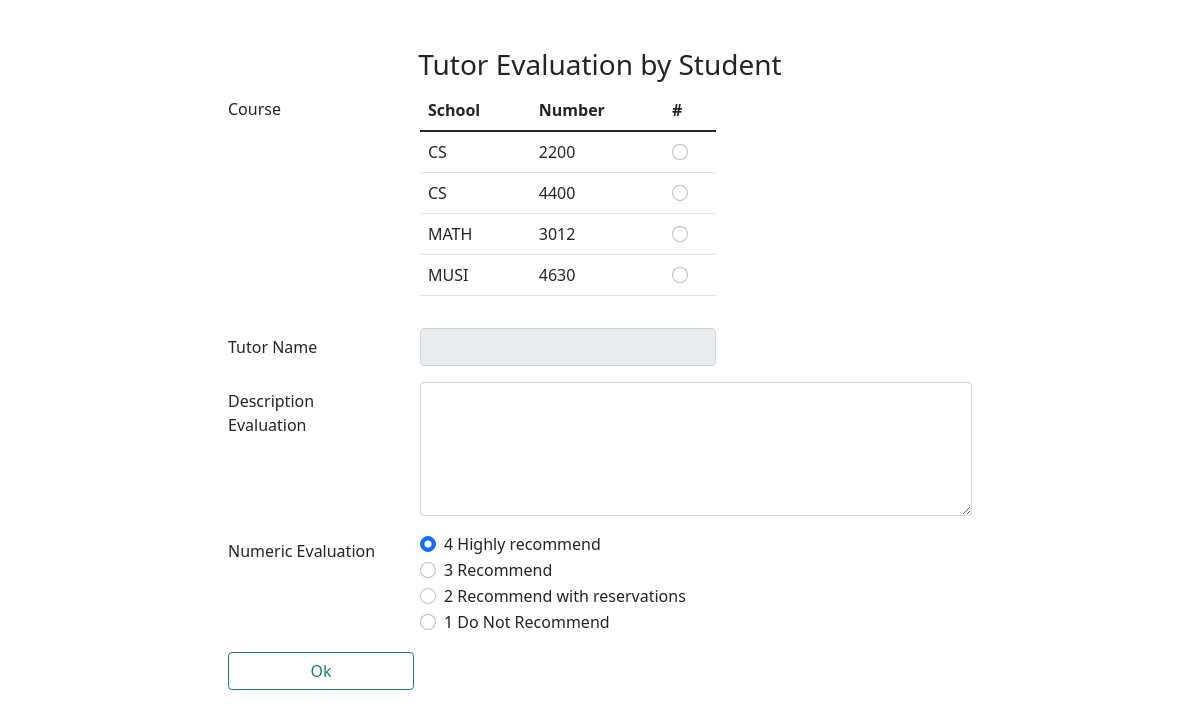
Screenshot of /mytutors/student_recommendation.php (signed in) with the database file from the repository.
### tables this page shows
CREATE TABLE `courses` (
  `Number` int(11) NOT NULL,
  `School` text NOT NULL
);

### mytutors/student_recommendation.php (the view, shortened to what this page needs)
<?php
    $my_courses = [];
    try {
        $DATABASE_HOST = 'localhost';
        $DATABASE_USER = 'root';
        $DATABASE_PASS = 'root';
        $DATABASE_NAME = 'mytutors';
        $con = new PDO("mysql:host=$DATABASE_HOST;dbname=$DATABASE_NAME", $DATABASE_USER, $DATABASE_PASS);
        $con->setAttribute(PDO::ATTR_ERRMODE, PDO::ERRMODE_EXCEPTION);
         $stmt = $con->prepare("select `courses`.`Number`, `courses`.`School`, `tutors`.`FirstName`, `tutors`.`LastName`, `tutors`.`UserName` from `schedules` inner join `Courses` on `schedules`.`Course` = `Courses`.`Number` inner join `Users` as `tutors`  on `schedules`.`Tutor` = `tutors`.`Username`  WHERE Student =:UserName");
         $stmt->bindParam(':UserName', $UserName);
         $stmt->execute();
         $my_courses = $stmt->fetchAll(PDO::FETCH_ASSOC);
      } catch(PDOException $e) {
        echo "Database connection error: " . $e->getMessage();
      }
?>
<!DOCTYPE html>
<html lang="en">
<head>
    <link rel="stylesheet" href="https://cdn.jsdelivr.net/npm/bootstrap@5.1.3/dist/css/bootstrap.min.css">
</head>
<body>
<div class="row">
    <div class="col px-5 ">
        <h3 class="text-center mt-5">Tutor Evaluation by Student</h3>
    <form method="Post" action="add_student_recommendation.php">
        <div class="row">
            <div class="col-8 offset-2">
                <div class="mb-3 row">
                    <label for="staticEmail" class="col-sm-3 col-form-label">Course</label>
                    <div class="col-sm-5">
                        <table class="table">
                            <thead>
                                <tr>
                                    <th scope="col">School</th>
                                    <th scope="col">Number</th>
                                    <th scope="col">#</th>
                                </tr>
                            </thead>
                            <tbody>
                            <?php foreach ($my_courses as $key => $course) {
                                ?>
                                <tr>
                                    <td><?php echo $course['School']; ?></td>
                                    <td><?php echo $course['Number']; ?></td>
                                    <td>
                                    <div>
                                        <input class="form-check-input course-radio" onchange="changeCourse(this)" <?php if(isset($_POST['Course']) && $_POST['Course']==$course['Number'] ) echo "checked"; ?> type="radio" name="Course" value="<?php echo $course['Number']; ?>" data-tutor="<?php echo $course['UserName']; ?>" data-tutor_name="<?php echo $course['FirstName'].' '.$course['LastName']; ?>">
                                    </div>
                                    </td>
                                </tr>
                                <?php
                                }
                                ?>
                            </tbody>
                        </table>
                    </div>
                </div>
            </div>
        </div>
        <div class="row">
            <div class="col-8 offset-2">
                <div class="mb-3 row">
                    <label for="staticEmail" class="col-sm-3 col-form-label">Tutor Name</label>
                    <div class="col-sm-5">
                        <input class="form-control" name="Name" id="Name" disabled  value="">
                    </div>
                </div>
            </div>
        </div>
        <div class="row">
            <div class="col-8 offset-2">
                <div class="mb-3 row">
                    <label for="Description" class="col-sm-3 col-form-label">Description Evaluation</label>
                    <div class="col-sm-9">
                       <textarea class="form-control" name="Description" id="Description" rows="5"></textarea>
                    </div>
                </div>
            </div>
        </div>
        <div class="row">
            <div class="col-8 offset-2">
                <div class="mb-3 row">
                    <label for="Description" class="col-sm-3 col-form-label">Numeric Evaluation</label>
                    <div class="col-sm-9">
                        <div class="form-check">
                            <input class="form-check-input" type="radio" name="Evaluation" id="exampleRadios1" value="4" checked>
                            <label class="form-check-label" for="exampleRadios1">
                                4 Highly recommend
                            </label>
                        </div>
                        <div class="form-check">
                            <input class="form-check-input" type="radio" name="Evaluation" id="exampleRadios2" value="3">
                            <label class="form-check-label" for="exampleRadios2">
                                3 Recommend
                            </label>
                        </div>
                        <div class="form-check">
                            <input class="form-check-input" type="radio" name="Evaluation" id="exampleRadios2" value="2">
                            <label class="form-check-label" for="exampleRadios2">
                                2 Recommend with reservations
                            </label>
                        </div>
                        <div class="form-check">
                            <input class="form-check-input" type="radio" name="Evaluation" id="exampleRadios2" value="1">
                            <label class="form-check-label" for="exampleRadios2">
                                1 Do Not Recommend
                            </label>
                        </div>
                    </div>
                </div>
            </div>
        </div>
        <div class="row">
            <div class="col-8 offset-2">
            <button type="submit" class="col-sm-3 btn btn-outline-success">Ok</button>
            </div>
        </div>
        </form>
    </div>
</div>
</body>
</html>

### rows the page displays
courses: School "CS", Number "2200"
courses: School "CS", Number "4400"
courses: School "MATH", Number "3012"
courses: School "MUSI", Number "4630"
